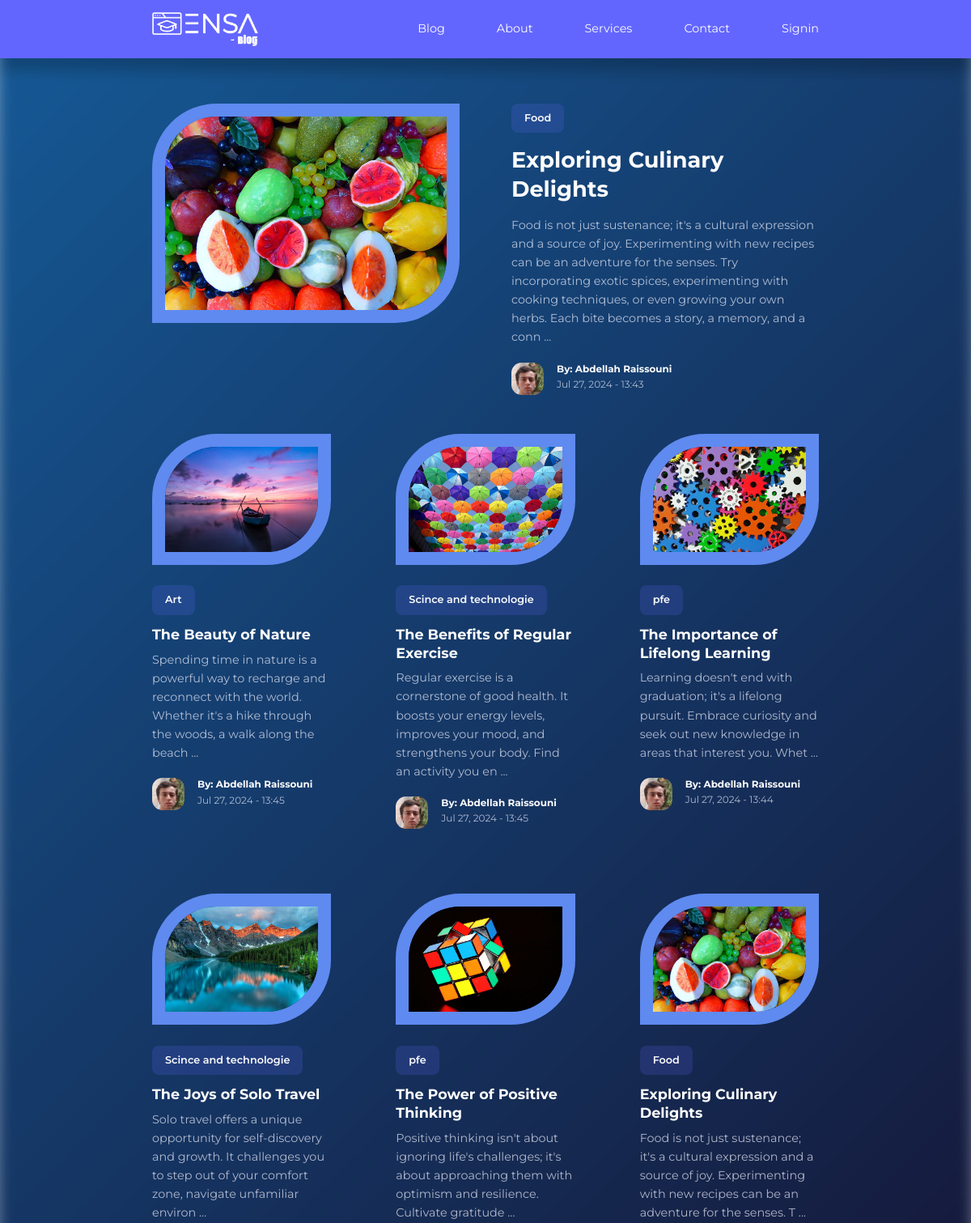
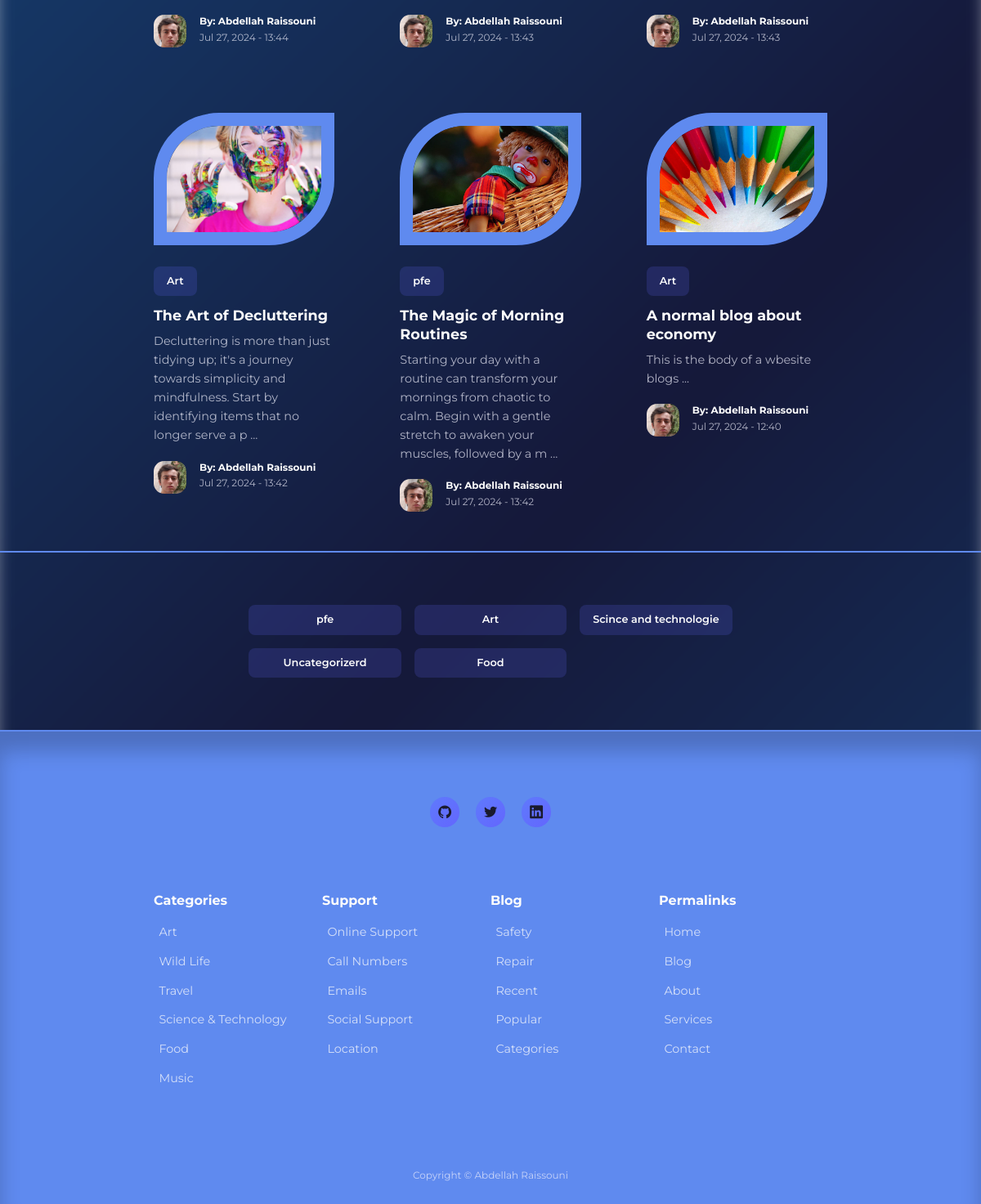
The page / on the database its author committed (2 pictures, top to bottom).
### tables this page shows
CREATE TABLE IF NOT EXISTS `posts` (
  `id` int UNSIGNED NOT NULL AUTO_INCREMENT,
  `title` varchar(255) NOT NULL,
  `body` text NOT NULL,
  `thumbnail` varchar(255) NOT NULL,
  `date_time` timestamp NOT NULL DEFAULT CURRENT_TIMESTAMP,
  `category_id` int UNSIGNED DEFAULT NULL,
  `author_id` int UNSIGNED NOT NULL,
  `is_featured` tinyint(1) NOT NULL,
  PRIMARY KEY (`id`),
  KEY `FK_blog_category` (`category_id`),
  KEY `FK_blog_author` (`author_id`)
);

CREATE TABLE IF NOT EXISTS `categories` (
  `id` int UNSIGNED NOT NULL AUTO_INCREMENT,
  `title` varchar(50) NOT NULL,
  `description` text NOT NULL,
  PRIMARY KEY (`id`)
);

CREATE TABLE IF NOT EXISTS `users` (
  `id` int UNSIGNED NOT NULL AUTO_INCREMENT,
  `firstname` varchar(50) NOT NULL,
  `lastname` varchar(50) NOT NULL,
  `username` varchar(50) NOT NULL,
  `email` varchar(100) NOT NULL,
  `password` varchar(255) NOT NULL,
  `avatar` varchar(255) NOT NULL,
  `is_admin` tinyint(1) NOT NULL,
  PRIMARY KEY (`id`)
);

### index.php (the view)
<?php
include 'partials/header.php';
$featured_query = "SELECT * FROM posts WHERE is_featured=1";
$featured_result = mysqli_query($connection, $featured_query);
$featured = mysqli_fetch_assoc($featured_result);
$query = "SELECT * FROM posts ORDER BY date_time DESC LIMIT 9";
$posts = mysqli_query($connection, $query);
?>
<?php if(mysqli_num_rows($featured_result) == 1) : ?>
    <section class="featured">
        <div class="container featured__container">
            <div class="post__thumbnail">
                <img src="./images/<?= $featured['thumbnail'] ?>">
            </div>
            <div class="post__info">
                <?php
                $category_id = $featured['category_id'];
                $category_query = "SELECT * FROM categories WHERE id=$category_id";
                $category_result = mysqli_query($connection, $category_query);
                $category = mysqli_fetch_assoc($category_result);
                ?>
                <a href="<?= ROOT_URL ?>category-posts.php?id=<?= $featured['category_id'] ?>" class="category__button"><?= $category['title'] ?></a>
                <h2 class="post__title"><a href="<?= ROOT_URL ?>post.php?id=<?= $featured['id'] ?>"><?= $featured['title'] ?></a></h2>
                <p class="post__body">
                    <?= substr($featured['body'], 0, 300) ?> ...
                </p>
                <div class="post__author">
                    <?php
                    $author_id = $featured['author_id'];
                    $author_query = "SELECT * FROM users WHERE id=$author_id";
                    $author_result = mysqli_query($connection, $author_query);
                    $author = mysqli_fetch_assoc($author_result);
                    ?>
                    <div class="post__author-avatar">
                        <img src="./images/<?= $author['avatar'] ?>">
                    </div>
                    <div class="post__author-info">
                        <h5>By: <?= "{$author['firstname']} {$author['lastname']}" ?></h5>
                        <small>
                            <?= date("M d, Y - H:i", strtotime($featured['date_time'])) ?>
                        </small>
                    </div>
                </div>
            </div>
        </div>
    </section>
    <?php endif ?>
    <section class="posts <?= $featured ? '' : 'section__extra-margin' ?>">
        <div class="container posts__container">
            <?php while($post = mysqli_fetch_assoc($posts)) : ?>
            <article class="post">
                <div class="post__thumbnail">
                    <img src="./images/<?= $post['thumbnail'] ?>">
                </div>
                <div class="post_info">
                <?php
                $category_id = $post['category_id'];
                $category_query = "SELECT * FROM categories WHERE id=$category_id";
                $category_result = mysqli_query($connection, $category_query);
                $category = mysqli_fetch_assoc($category_result);
                ?>
                    <a href="<?= ROOT_URL ?>category-posts.php?id=<?= $post['category_id']?>" class="category__button"><?= $category['title'] ?></a>
                    <h3 class="post__title">
                        <a href="<?= ROOT_URL ?>post.php?id=<?= $post['id'] ?>"><?= $post['title'] ?></a>
                    </h3>
                    <p class="post__body">
                    <?= substr($post['body'], 0, 150) ?> ...
                    </p>
                    <div class="post__author">
                    <?php
                    $author_id = $post['author_id'];
                    $author_query = "SELECT * FROM users WHERE id=$author_id";
                    $author_result = mysqli_query($connection, $author_query);
                    $author = mysqli_fetch_assoc($author_result);
                    ?>
                        <div class="post__author-avatar">
                            <img src="./images/<?= $author['avatar'] ?>">
                        </div>
                        <div class="post__author-info">
                            <h5>By: <?= "{$author['firstname']} {$author['lastname']}" ?></h5>
                            <small>
                            <?= date("M d, Y - H:i", strtotime($post['date_time'])) ?>
                            </small>
                        </div>
                    </div>
                </div>
            </article>
            <?php endwhile ?>
        </div>
    </section>
    <section class="category__buttons">
        <div class="container category__buttons-container">
            <?php
                $all_categories_query = "SELECT * fROM categories";
                $all_categories = mysqli_query($connection, $all_categories_query);
            ?>
            <?php while($category = mysqli_fetch_assoc($all_categories)) : ?>
            <a href="<?= ROOT_URL ?>category-posts.php?id=<?= $category['id']?>" class="category__button"><?= $category['title'] ?></a>
            <?php endwhile ?>
        </div>
    </section>
<?php
include 'partials/footer.php'
?>

### partials/header.php (shortened to what this page needs)
<!DOCTYPE html>
<html lang="en">
<head>
    <link rel="stylesheet" href="<?= ROOT_URL ?>css/styles.css">
    <link rel="stylesheet" href="https://unicons.iconscout.com/release/v4.0.8/css/line.css">
</head>
<body>
    <nav>
        <div class="container nav__container">
            <a href="<?= ROOT_URL ?>" >
            <img src="<?= ROOT_URL ?>partials/ensablog-white.png" style="width:40%; height:auto;" alt="Ensa - Blog Logo" >
            </a>
            <ul class="nav__items">
                <li><a href="<?= ROOT_URL ?>blog.php">Blog</a></li>
                <li><a href="<?= ROOT_URL ?>about.php">About</a></li>
                <li><a href="<?= ROOT_URL ?>services.php">Services</a></li>
                <li><a href="<?= ROOT_URL ?>contact.php">Contact</a></li>
                <?php if(isset ($_SESSION['user-id'])): ?>
                    <li class="nav__profile">
                    <div class="avatar">
                        <img src="<?= ROOT_URL . 'images/' . $avatar['avatar'] ?>" >
                    </div>
                    <ul>
                        <li><a href="<?= ROOT_URL ?>admin/index.php">Dashboard</a></li>
                        <li><a href="<?= ROOT_URL ?>logout.php">Logout</a></li>
                    </ul>
                </li>
                <?php else : ?>
                <li><a href="<?= ROOT_URL ?>signin.php">Signin</a></li>
                <?php endif ?>
            </ul>
        </div>
    </nav>

### partials/footer.php (shortened to what this page needs)
<footer>
        <div class="footer__socials">
            <a href="https://github.com/AbdellahRAISSOUNI" target="_blank" class="social-icon"><i class="uil uil-github"></i></a>
            <a href="https://x.com" target="_blank" class="social-icon"><i class="uil uil-twitter"></i></i></a>
            <a href="https://www.linkedin.com/in/abdellah-raissouni-1419432a8/" target="_blank" class="social-icon"><i class="uil uil-linkedin"></i></i></a>
        </div>
   <div class="container footer__container">
        <article>
            <h4>Categories</h4>
            <ul>
                <li><a href="">Art</a></li>
                <li><a href="">Wild Life</a></li>
                <li><a href="">Travel</a></li>
                <li><a href="">Science & Technology</a></li>
                <li><a href="">Food</a></li>
                <li><a href="">Music</a></li>
            </ul>
        </article>
        <article>
            <h4>Support</h4>
            <ul>
                <li><a href="">Online Support</a></li>
                <li><a href="">Call Numbers</a></li>
                <li><a href="">Emails</a></li>
                <li><a href="">Social Support</a></li>
                <li><a href="">Location</a></li>
            </ul>
        </article>
        <article>
            <h4>Blog</h4>
            <ul>
                <li><a href="">Safety</a></li>
                <li><a href="">Repair</a></li>
                <li><a href="">Recent</a></li>
                <li><a href="">Popular</a></li>
                <li><a href="">Categories</a></li>
            </ul>
        </article>
        <article>
            <h4>Permalinks</h4>
            <ul>
                <li><a href="index.html">Home</a></li>
                <li><a href="blog.html">Blog</a></li>
                <li><a href="about.html">About</a></li>
                <li><a href="services.html">Services</a></li>
                <li><a href="contact.html">Contact</a></li>
            </ul>
        </article>
   </div>
   <div class="footer__copyright">
    <small>Copyright &copy; Abdellah Raissouni</small>
   </div>
    </footer>
</body>
</html>

### css/styles.css (style rules this page uses)
:root { --color-primary: #6366fe; --color-primary-light: hsla(239, 99%, 70%, 0.18); --color-primary-variant: #5f7afc; --color-red: #e90000; --color-red-light: hsla(235, 97%, 69%, 0.15); --color-green: #27e40f; --color-green-light: hsla(225, 95%, 68%, 0.15); --color-gray-900: #5f8aef; --color-gray-700: #45a6e3; --color-gray-300: rgba(242, 242, 254, 0.3); --color-gray-200: rgba(242, 242, 254, 0.7); --color-white: #fcfcfc; --color-bg: linear-gradient(-45deg, #000428, #004e92, #000428, #004e92); --transition: all 300ms ease; --container-width-lg: 74%; --container-width-md: 88%; --form-width: 40%; --card-border-radius-1: 0.3rem; --card-border-radius-2: 0.5rem; --card-border-radius-3: 0.8rem; --card-border-radius-4: 2rem; --card-border-radius-5: 5rem; }
body { font-family: 'Montserrat', sans-serif; line-height: 1.6; color: var(--color-gray-200); overflow-x: hidden; font-size: 0.9rem; position: relative; }
body::before, body::after { content: ""; position: fixed; top: 0; left: 0; width: 100%; height: 100%; background: var(--color-bg); background-size: 200% 200%; animation: gradient 25s ease-in-out infinite; z-index: -1; }
body::before { filter: blur(8px); opacity: 0.8; }
body::after { filter: blur(4px); opacity: 0.6; transform: scale(1.1); }
* { margin: 0; padding: 0; outline: 0; border: 0; appearance: 0; list-style: none; text-decoration: none; box-sizing: border-box; }
.container { width: var(--container-width-lg); max-width: 1800px; margin-inline: auto; }
section { margin-top: 3rem; width: 100vw; }
h1, h2, h3, h4, h5 { color: var(--color-white); line-height: 1.3; }
h2 { font-size: 1.7rem; margin: 1rem 0; }
h3 { font-size: 1.1rem; margin: 0.8rem 0 0.5rem; }
h4 { font-size: 1rem; }
a { color: var(--color-white); transition: var(--transition); }
img { display: block; width: 100%; object-fit: cover; }
nav { background: var(--color-primary); width: 100vw; height: 4.5rem; position: fixed; top: 0; z-index: 10; box-shadow: 0 1rem 1rem rgba(0, 0, 0, 0.2); }
.nav__container { height: 100%; display: flex; align-items: center; justify-content: space-between; }
.nav__items { display: flex; align-items: center; gap: 4rem; }
.category__button { background: var(--color-primary-light); color: var(--color-white); display: inline-block; padding: 0.5rem 1rem; border-radius: var(--card-border-radius-2); font-weight: 600; font-size: 0.8rem; text-align: center; }
.post__thumbnail { border-radius: var(--card-border-radius-5) 0; border: 1rem solid var(--color-gray-900); overflow: hidden; margin-bottom: 1.6rem; }
.post__author { display: flex; gap: 1rem; margin-top: 1.2rem; }
.post__author-avatar { width: 2.5rem; height: 2.5rem; border-radius: var(--card-border-radius-3); overflow: hidden; }
.featured { margin-top: 8rem; }
.featured__container { display: grid; grid-template-columns: 1fr 1fr; gap: 4rem; }
.featured .post__thumbnail { height: fit-content; }
.posts__container { display: grid; grid-template-columns: repeat(3, 1fr); gap: 5rem; margin-bottom: 5rem; }
.category__buttons { padding: 4rem 0; border-top: 2px solid var(--color-gray-900); border-bottom: 2px solid var(--color-gray-900); }
.category__buttons-container { width: fit-content; display: grid; grid-template-columns: repeat(3, 1fr); gap: 1rem; }
footer { background: var(--color-gray-900); padding: 5rem 0 0; box-shadow: inset 0 1.5rem 1.5rem rgba(0, 0, 0, 0.2); }
.footer__socials { margin-inline: auto; width: fit-content; margin-bottom: 5rem; display: flex; justify-content: space-between; align-items: center; gap: 1.2rem; }
.footer__socials a { background-color: var(--color-gray-900); border-radius: 50%; width: 2.3rem; height: 2.3rem; display: flex; align-items: center; justify-content: center; }
.footer__container { display: grid; grid-template-columns: repeat(4, 1fr); }
footer ul li { padding: 0.4rem; }
footer h4 { color: var(--color-white); margin-bottom: 0.6rem; }
footer ul a { opacity: 0.75; }
.footer__copyright { text-align: center; padding: 1.5rem 0; border-top: 2px solid var(--color-bg); margin-top: 4rem; }
.container { max-width: 1200px; margin: 0 auto; padding: 0 2rem; }
.container { max-width: 1200px; margin: 0 auto; padding: 0 2rem; position: relative; z-index: 1; }
.social-icon { display: flex; align-items: center; justify-content: center; width: 45px; height: 45px; border-radius: 50%; background: linear-gradient(135deg, #5f7afc, #6366fe); color: #1a1a2e; font-size: 1.2rem; transition: all 0.3s ease; }

### rows shown on the page
posts: thumbnail (picture), title "Exploring Culinary Delights", body "Food is not just sustenance; it's a cultural expression and a source of joy. Experimenting with new recipes can be an adventure for the senses. Try incorporating exotic spices, experimenting with cooking techniques, or even growing your own herbs. Each bite becomes a story, a memory, and a conn", date_time "Jul 27, 2024 - 13:43", category.title "Food", body "Food is not just sustenance; it's a cultural expression and a source of joy. Experimenting with new recipes can be an adventure for the senses. T", author.avatar (picture), author.firstname "Abdellah", author.lastname "Raissouni"
categories: title "Food"
users: avatar (picture), firstname "Abdellah", lastname "Raissouni"
posts: thumbnail (picture), category.title "Art", title "The Beauty of Nature", body "Spending time in nature is a powerful way to recharge and reconnect with the world. Whether it's a hike through the woods, a walk along the beach", author.avatar (picture), author.firstname "Abdellah", author.lastname "Raissouni", date_time "Jul 27, 2024 - 13:45"
posts: thumbnail (picture), category.title "Scince and technologie", title "The Benefits of Regular Exercise", body "Regular exercise is a cornerstone of good health. It boosts your energy levels, improves your mood, and strengthens your body. Find an activity you en", author.avatar (picture), author.firstname "Abdellah", author.lastname "Raissouni", date_time "Jul 27, 2024 - 13:45"
posts: thumbnail (picture), category.title "pfe", title "The Importance of Lifelong Learning", body "Learning doesn't end with graduation; it's a lifelong pursuit. Embrace curiosity and seek out new knowledge in areas that interest you. Whet", author.avatar (picture), author.firstname "Abdellah", author.lastname "Raissouni", date_time "Jul 27, 2024 - 13:44"
posts: thumbnail (picture), category.title "Scince and technologie", title "The Joys of Solo Travel", body "Solo travel offers a unique opportunity for self-discovery and growth. It challenges you to step out of your comfort zone, navigate unfamiliar environ", author.avatar (picture), author.firstname "Abdellah", author.lastname "Raissouni", date_time "Jul 27, 2024 - 13:44"
posts: thumbnail (picture), category.title "pfe", title "The Power of Positive Thinking", body "Positive thinking isn't about ignoring life's challenges; it's about approaching them with optimism and resilience. Cultivate gratitude", author.avatar (picture), author.firstname "Abdellah", author.lastname "Raissouni", date_time "Jul 27, 2024 - 13:43"
posts: thumbnail (picture), category.title "Art", title "The Art of Decluttering", body "Decluttering is more than just tidying up; it's a journey towards simplicity and mindfulness. Start by identifying items that no longer serve a p", author.avatar (picture), author.firstname "Abdellah", author.lastname "Raissouni", date_time "Jul 27, 2024 - 13:42"
posts: thumbnail (picture), category.title "pfe", title "The Magic of Morning Routines", body "Starting your day with a routine can transform your mornings from chaotic to calm. Begin with a gentle stretch to awaken your muscles, followed by a m", author.avatar (picture), author.firstname "Abdellah", author.lastname "Raissouni", date_time "Jul 27, 2024 - 13:42"
posts: thumbnail (picture), category.title "Art", title "A normal blog about economy", body "This is the body of a wbesite blogs", author.avatar (picture), author.firstname "Abdellah", author.lastname "Raissouni", date_time "Jul 27, 2024 - 12:40"
categories: title "pfe"
categories: title "Art"
categories: title "Scince and technologie"
categories: title "Uncategorizerd"
